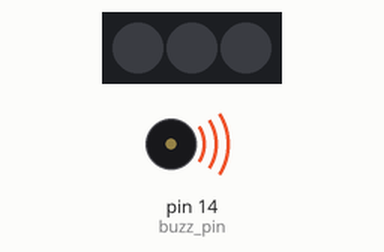
The sketch below on a simulated Arduino Uno, built with avr-gcc and run on an emulated ATmega328P. Shown: 3 RGB LEDs in strip order, left to right, buzzer (waves = sounding).

Above: at 0.15 s.
At 6.3 s:
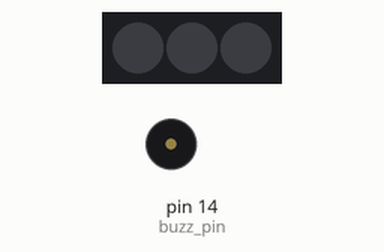
Timing chart, 0 to 9.0 s (numbered marks = the images above):
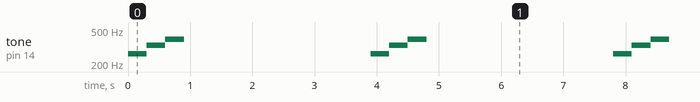

The sketch:

Buzzer.ino
```cpp
/*
 * Generated using BlocklyDuino:
 *
 * https://github.com/MediaTek-Labs/BlocklyDuino-for-LinkIt
 *
 * Date: Sat, 02 Oct 2021 07:35:08 GMT
 */
/*  部份程式由吉哥積木產生  */
/*  https://sites.google.com/jes.mlc.edu.tw/ljj/linkit7697  */
#include <Adafruit_NeoPixel.h>

Adafruit_NeoPixel plusPixels = Adafruit_NeoPixel(3,4,NEO_GRB + NEO_KHZ800);

byte buzz_pin=14;

void setup()
{
  plusPixels.begin();
  plusPixels.setBrightness(30);
  plusPixels.show();
  plusPixels.setPixelColor(0,plusPixels.Color(0,0,0));
  plusPixels.setPixelColor(1,plusPixels.Color(0,0,0));
  plusPixels.setPixelColor(2,plusPixels.Color(0,0,0));
  plusPixels.show();
  plusPixels.show();
}


void loop()
{
  tone(buzz_pin, 262);
  delay(300);
  tone(buzz_pin, 330);
  delay(300);
  tone(buzz_pin, 392);
  delay(300);
  noTone(14);
  delay(3000);
}
```

Measured:
- by itself, tone on pin 14 (buzz_pin): repeats every 3.9 s: 330 Hz 0.30 s, 392 Hz 0.30 s, silent 3.0 s, 262 Hz 0.30 s
